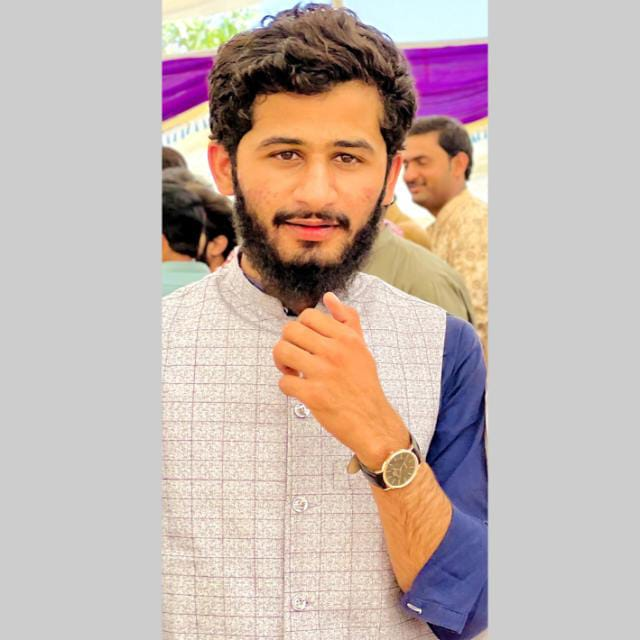
#> input picture festival.jpg, 640 x 640 px
$ jupyter execute 'Lecture 7 Region Of Interest OR Image Clone.ipynb'
#> lines starting #> are read from the running program, lines starting #| are printed output that depends on the picture
[cell 1]
import cv2
import numpy as np

[cell 2]
img = cv2.imread("festival.jpg")
#> img is the input picture: shape (640, 640, 3); mean B, G, R 173.7, 180.4, 197

crop = img[10:290 , 210:405]  #x2-x1 => 195 then x2 + 195 then write x2
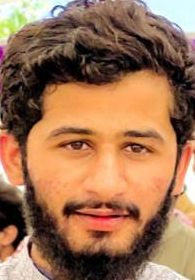
#> crop: shape (280, 195, 3); mean B, G, R 84.9, 115.4, 158.5

img[10:290 , 405:600] = crop  # right


img[10:290 , 15:210] = crop  # left x2-x1 => 195 then x1 - 195 then write x1
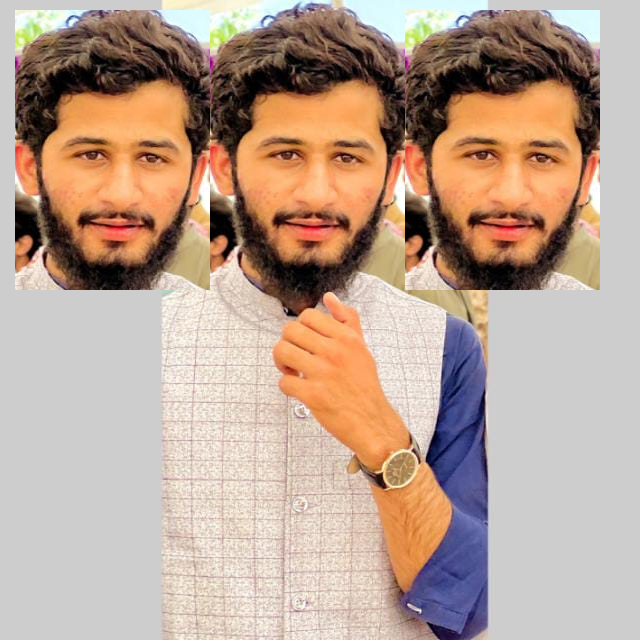
#> img: shape (640, 640, 3); mean B, G, R 146.4, 162, 186.2


cv2.imshow("Rooshan" , img)
cv2.waitKey(0)
cv2.destroyAllWindows()
